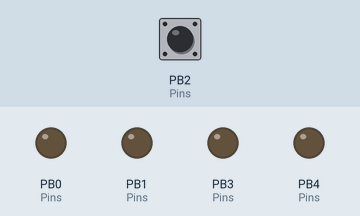
Recording of a sketch running on a simulated ATtiny85, built with avr-gcc and run on an emulated ATtiny85. Shown: output pins drawn as LEDs (lit = HIGH). The test bench sets the inputs (shaded band); at power-on: PB2 (Pins) HIGH. Sleep ends after the set time or at an interrupt.

Above: at 6.2 s.
6.3 s: PB2 (Pins) pulled LOW for 1 s
At 8.5 s:
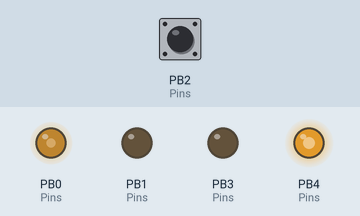
8.8 s: PB2 (Pins) pulled LOW for 3.2 s
Timing chart, 0 to 9.5 s (numbered marks = the images above; inputs shaded):
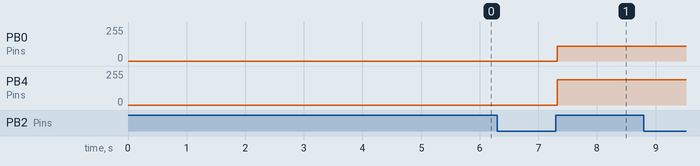

The sketch:

TinyTimeWatch.ino
```cpp
// (licence header left out)
#include <avr/sleep.h>
#include <avr/power.h>

const int now = 1547;                     // To set the time; eg 15:47
const int Tickspersec = 250;              // Ticks per second

volatile byte Ticks = 0;
volatile unsigned long Secs = (unsigned long)((now/100) * 60 + (now%100)) * 60;
volatile int Timeout;
volatile byte Cycle = 0;
volatile boolean DisplayOn = false;
volatile int Step;                        // For setting time

volatile int Hours = 0;                   // From 0 to 11
volatile int Fivemins = 0;                // From 0 to 11

// Pin assignments

int Pins[5][5] = {{-1, 10, -1,  2,  0 },
                  {11, -1, -1,  3,  7 },
                  {-1, -1, -1, -1, -1 },
                  { 1,  9, -1, -1,  5 },
                  { 6,  8, -1,  4, -1 } };

// Display multiplexer **********************************************

void DisplayNextRow() {
  Cycle++;
  byte row = Cycle & 0x03;
  if (row > 1) row++;    // Skip PB2
  byte bits = 0;
  for (int i=0; i<5; i++) {
    if (Hours == Pins[row][i]) bits = bits | 1<<i;
    if ((Cycle & 0x20) && (Fivemins == Pins[row][i])) bits = bits | 1<<i;
  }
  DDRB = 1<<row | bits;
  PORTB = bits | 0x04;         // Keep PB2 high
}

// Timer/Counter0 interrupt - multiplexes display and counts ticks
ISR(TIM0_COMPA_vect) {
  Ticks++;
  if (Ticks == Tickspersec) {Ticks = 0; Secs++; }
  if (!DisplayOn) return;
  DisplayNextRow();
  Timeout--;
  if (Timeout != 0) return;
  if (PINB & 1<<PINB2) {
  // If button is now up, turn off display
    DDRB = 0;                     // Blank display - all inputs
    PORTB = 0xFF;                 // All pullups on
    DisplayOn = false;
  } else {
  // If button is still down, set time
    Timeout = Tickspersec/2;        // Half second delay
    Secs = (unsigned long)(Secs + 300);
    Fivemins = (unsigned long)((Secs+299)/300)%12;
    Hours = (unsigned long)((Secs+1799)/3600)%12;
  }
}

// Push button **********************************************

// Push button interrupt
ISR(INT0_vect) {
  // Turn on display
  Timeout = Tickspersec*4;              // Display for 4 secs
  DisplayOn = true;
  Fivemins = (unsigned long)((Secs+299)/300)%12;
  Hours = (unsigned long)((Secs+1799)/3600)%12;
  Step = 0;
}

// Setup **********************************************

void setup() {
  // Wait for 5 secs before reducing clock speed
  delay(5000);

  // Slow down clock by factor of 256 to save power
  CLKPR = 1<<CLKPCE;
  CLKPR = 4<<CLKPS0;            // Clock to .5 MHz

  // Set up button
  PORTB = 0xFF;                 // All pullups on
  MCUCR = MCUCR | 2<<ISC00;     // Interrupt on falling edge
  GIMSK = 1<<INT0;              // Enable INT0 interrupt

  // Set up Timer/Counter0 to multiplex the display
  TCCR0A = 2<<WGM00;            // CTC mode; count up to OCR0A
  TCCR0B = 0<<WGM02 | 2<<CS00;  // Divide by 8 = 62500Hz
  OCR0A = 240;                  // Divide by 250 -> 250Hz
  TIMSK = TIMSK | 1<<OCIE0A;    // Enable compare match interrupt

  // Disable what we don't need to save power
  ADCSRA &= ~(1<<ADEN);         // Disable ADC
  PRR = 1<<PRUSI | 1<<PRADC | 1<<PRTIM1;  // Turn off clocks
  set_sleep_mode(SLEEP_MODE_IDLE);
}

void loop() {
  sleep_enable();
  sleep_cpu();                  // Go back to idle after each interrupt
}
```

Measured:
- after the input at 6.3 s, PB0 (Pins): 0/255 → 111/255 after 1.0 s; PB4 (Pins): 0/255 → 190/255 after 1.0 s
